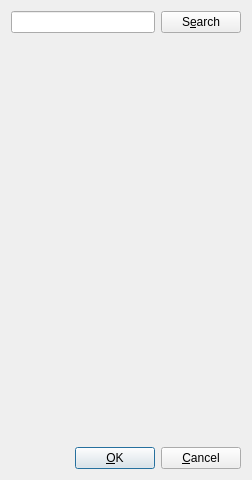
<?xml version="1.0" encoding="UTF-8"?>
<ui version="4.0">
 <class>FieldSelect</class>
 <widget class="QDialog" name="FieldSelect">
  <property name="geometry">
   <rect>
    <x>0</x>
    <y>0</y>
    <width>252</width>
    <height>480</height>
   </rect>
  </property>
  <property name="windowTitle">
   <string>Field Select</string>
  </property>
  <layout class="QGridLayout">
   <item row="2" column="2">
    <widget class="QPushButton" name="_Cancel">
     <property name="whatsThis">
      <string>Close dialog without changing field.</string>
     </property>
     <property name="text">
      <string>&amp;Cancel</string>
     </property>
    </widget>
   </item>
   <item row="2" column="1">
    <widget class="QPushButton" name="_OK">
     <property name="whatsThis">
      <string>Choose selected field</string>
     </property>
     <property name="text">
      <string>&amp;OK</string>
     </property>
     <property name="default">
      <bool>true</bool>
     </property>
    </widget>
   </item>
   <item row="2" column="0">
    <spacer name="spacer35">
     <property name="orientation">
      <enum>Qt::Horizontal</enum>
     </property>
     <property name="sizeType">
      <enum>QSizePolicy::Expanding</enum>
     </property>
     <property name="sizeHint" stdset="0">
      <size>
       <width>51</width>
       <height>21</height>
      </size>
     </property>
    </spacer>
   </item>
   <item row="0" column="2">
    <widget class="QPushButton" name="_vectorSearch">
     <property name="sizePolicy">
      <sizepolicy hsizetype="Fixed" vsizetype="Fixed">
       <horstretch>0</horstretch>
       <verstretch>0</verstretch>
      </sizepolicy>
     </property>
     <property name="whatsThis">
      <string>Appends the '*' wild card to the beginning and end of the search filter to match everything containing the search filter text.</string>
     </property>
     <property name="text">
      <string>S&amp;earch</string>
     </property>
    </widget>
   </item>
   <item row="0" column="0" colspan="2">
    <widget class="QLineEdit" name="_vectorReduction">
     <property name="toolTip">
      <string>Search Filter</string>
     </property>
     <property name="whatsThis">
      <string>Search Filter: Fields matching this filter will be highlighted and moved to the top of the Available data list.  '*' and '?' wild cards are supported.</string>
     </property>
    </widget>
   </item>
   <item row="1" column="0" colspan="3">
    <widget class="VectorListView" name="_vectors">
     <property name="sizePolicy">
      <sizepolicy hsizetype="Expanding" vsizetype="Expanding">
       <horstretch>5</horstretch>
       <verstretch>0</verstretch>
      </sizepolicy>
     </property>
     <property name="toolTip">
      <string>Field selection: Checked fields are plotted.</string>
     </property>
     <property name="whatsThis">
      <string>Available data: This box lists all fields which have not been selected for plotting.  To select a field for plotting, move it to the Selected data list, by dragging it with the mouse, by double clicking, or by highlighting it, and clicking on the select button (Right Arrow - accelerator is Alt-s).</string>
     </property>
     <column>
      <property name="text">
       <string>Field/Column</string>
      </property>
      <property name="clickable">
       <bool>true</bool>
      </property>
      <property name="resizable">
       <bool>true</bool>
      </property>
     </column>
    </widget>
   </item>
  </layout>
 </widget>
 <layoutdefault spacing="6" margin="11"/>
 <pixmapfunction>qPixmapFromMimeSource</pixmapfunction>
 <customwidgets>
  <customwidget>
   <class>Q3Frame</class>
   <extends>QFrame</extends>
   <header>Qt3Support/Q3Frame</header>
   <container>1</container>
  </customwidget>
  <customwidget>
   <class>VectorListView</class>
  </customwidget>
 </customwidgets>
 <includes>
  <include location="local">vectorlistview.h</include>
 </includes>
 <resources/>
 <connections/>
</ui>
